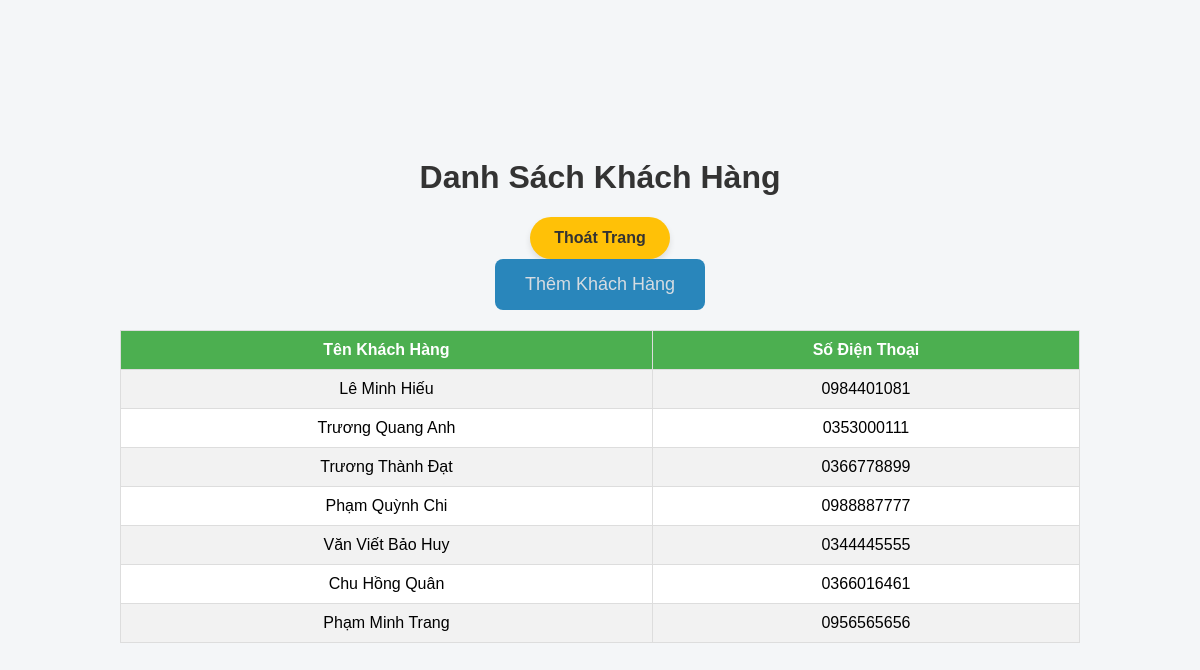
Page /customers on the committed database.
### models.py (models this page shows)
class Customer(db.Model):
    __tablename__ = 'customers'
    id = db.Column(db.Integer, primary_key=True)
    name = db.Column(db.String(100), nullable=False)  # Tên khách hàng
    phone = db.Column(db.String(20), nullable=False)  # Số điện thoại
    invoices = db.relationship('Invoice', back_populates='customer')  # Quan hệ ngược với bảng hóa đơn

### app.py (the view)
@app.route('/customers')
def list_customers():
    customers = Customer.query.all()
    return render_template('list_customers.html', customers=customers)

### templates/list_customers.html (shortened to what this page needs)
<!DOCTYPE html>
<html lang="en">
<head>
    <link rel="stylesheet" href="{{ url_for('static', filename='style.css') }}">
</head>
<body>
    <h1>Danh Sách Khách Hàng</h1>
    <a href="/login " class="exit-button">Thoát Trang</a>
    <a href="{{ url_for('add_customer') }}">Thêm Khách Hàng</a>
    <table border="1">
        <tr>
            <th>Tên Khách Hàng</th>
            <th>Số Điện Thoại</th>
        </tr>
        {% for customer in customers %}
        <tr>
            <td>{{ customer.name }}</td>
            <td>{{ customer.phone }}</td>
        </tr>
        {% endfor %}
    </table>
</body>
</html>

### static/style.css (style rules this page uses)
body { font-family: Arial, sans-serif; background-color: #f4f6f8; margin: 0; padding: 0; display: flex; justify-content: center; align-items: center; flex-direction: column; min-height: 100vh; }
h1 { color: #333; }
a { text-decoration: none; color: #d6dce2; display: inline-block; padding: 15px 30px; font-size: 18px; background-color: #2986bb; border: none; border-radius: 8px; transition: background-color 0.3s ease; }
table { width: 80%; margin: 20px 0; border-collapse: collapse; background-color: #fff; }
table, th, td { border: 1px solid #ddd; padding: 10px; text-align: center; }
th { background-color: #4CAF50; color: white; }
tr:nth-child(even) { background-color: #f2f2f2; }
.exit-button { display: inline-block; padding: 12px 24px; font-size: 16px; font-weight: bold; color: #333; background-color: #FFC107; border: none; border-radius: 50px; text-decoration: none; cursor: pointer; transition: background-color 0.3s ease, transform 0.2s ease; box-shadow: 0px 4px 6px rgba(0, 0, 0, 0.1); }

### rows in the picture
Customer: name "Lê Minh Hiếu", phone "0984401081"
Customer: name "Trương Quang Anh", phone "0353000111"
Customer: name "Trương Thành Đạt", phone "0366778899"
Customer: name "Phạm Quỳnh Chi", phone "0988887777"
Customer: name "Văn Viết Bảo Huy", phone "0344445555"
Customer: name "Chu Hồng Quân", phone "0366016461"
Customer: name "Phạm Minh Trang", phone "0956565656"
